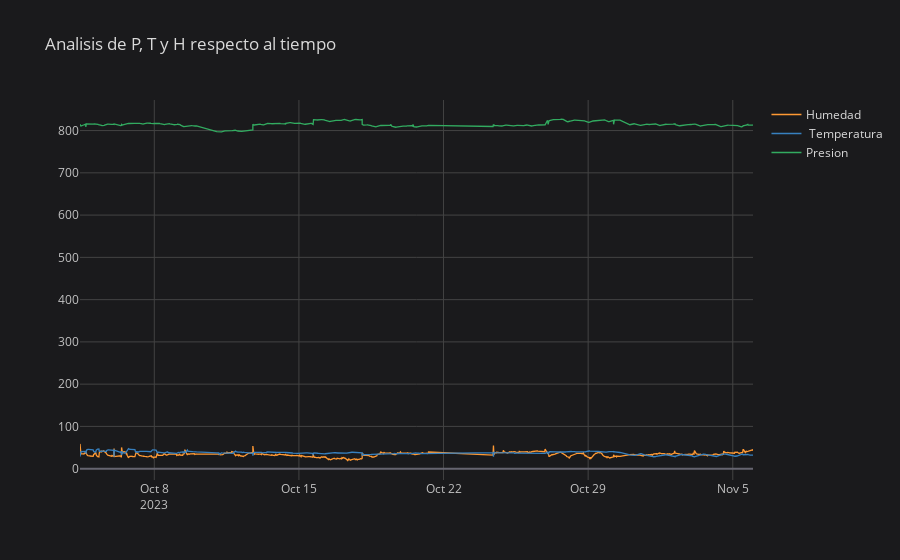

Notebook code cell kept with this figure:
### Code cell
TT.iplot(kind='line', title='Analisis de P, T y H respecto al tiempo')

### Figure 1 — Plotly figure (JSON) as saved in the notebook; plotly's stock layout.template omitted (floating-point values rounded to 4 significant figures; data arrays with more than 128 entries replaced by an {"elided": "..."} marker saying what was removed)
{"data": [{"line": {"color": "rgba(255, 153, 51, 1.0)", "dash": "solid", "shape": "linear", "width": 1.3}, "mode": "lines", "name": "Humedad", "text": "", "type": "scatter", "x": {"elided": "1360 str values"}, "y": {"elided": "1360 float values"}}, {"line": {"color": "rgba(55, 128, 191, 1.0)", "dash": "solid", "shape": "linear", "width": 1.3}, "mode": "lines", "name": " Temperatura", "text": "", "type": "scatter", "x": {"elided": "1360 str values"}, "y": {"elided": "1360 float values"}}, {"line": {"color": "rgba(50, 171, 96, 1.0)", "dash": "solid", "shape": "linear", "width": 1.3}, "mode": "lines", "name": "Presion", "text": "", "type": "scatter", "x": {"elided": "1360 str values"}, "y": {"elided": "1360 float values"}}], "layout": {"autosize": true, "legend": {"bgcolor": "#1A1A1C", "font": {"color": "#D9D9D9"}}, "paper_bgcolor": "#1A1A1C", "plot_bgcolor": "#1A1A1C", "title": {"font": {"color": "#D9D9D9"}, "text": "Analisis de P, T y H respecto al tiempo"}, "xaxis": {"autorange": true, "gridcolor": "#434343", "range": ["2023-10-04 09:42:03", "2023-11-05 23:30:02"], "showgrid": true, "tickfont": {"color": "#C2C2C2"}, "title": {"font": {"color": "#D9D9D9"}, "text": ""}, "type": "date", "zerolinecolor": "#666570"}, "yaxis": {"autorange": true, "gridcolor": "#434343", "range": [-26.77, 872.3], "showgrid": true, "tickfont": {"color": "#C2C2C2"}, "title": {"font": {"color": "#D9D9D9"}, "text": ""}, "type": "linear", "zerolinecolor": "#666570"}}}
